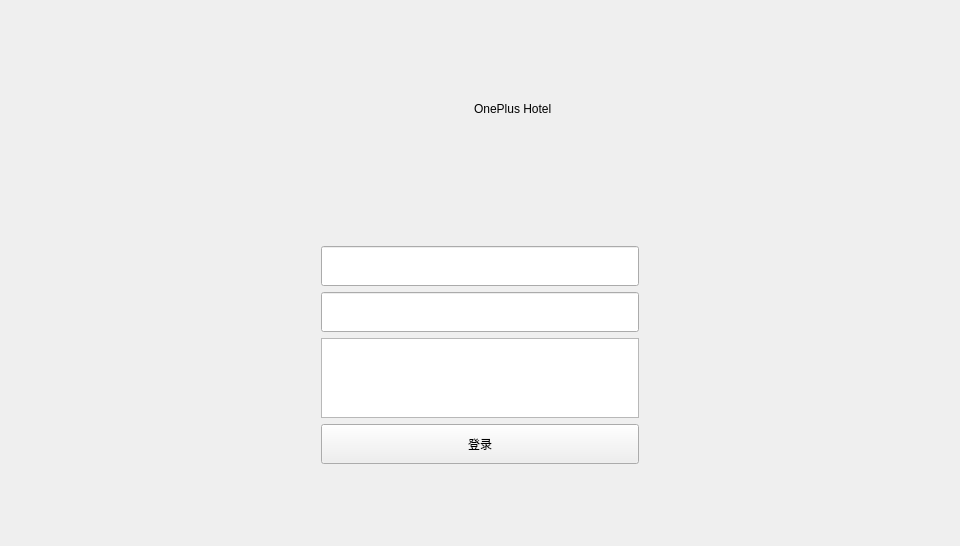
<?xml version="1.0" encoding="UTF-8"?>
<ui version="4.0">
 <class>MainWindow</class>
 <widget class="QMainWindow" name="MainWindow">
  <property name="geometry">
   <rect>
    <x>0</x>
    <y>0</y>
    <width>960</width>
    <height>546</height>
   </rect>
  </property>
  <property name="windowTitle">
   <string>MainWindow</string>
  </property>
  <widget class="QWidget" name="centralwidget">
   <property name="minimumSize">
    <size>
     <width>960</width>
     <height>540</height>
    </size>
   </property>
   <layout class="QGridLayout" name="gridLayout">
    <item row="0" column="1">
     <spacer name="verticalSpacer_2">
      <property name="orientation">
       <enum>Qt::Vertical</enum>
      </property>
      <property name="sizeHint" stdset="0">
       <size>
        <width>20</width>
        <height>55</height>
       </size>
      </property>
     </spacer>
    </item>
    <item row="1" column="0">
     <spacer name="horizontalSpacer_4">
      <property name="orientation">
       <enum>Qt::Horizontal</enum>
      </property>
      <property name="sizeType">
       <enum>QSizePolicy::Fixed</enum>
      </property>
      <property name="sizeHint" stdset="0">
       <size>
        <width>294</width>
        <height>20</height>
       </size>
      </property>
     </spacer>
    </item>
    <item row="1" column="1">
     <widget class="QWidget" name="widget_3" native="true">
      <property name="sizePolicy">
       <sizepolicy hsizetype="Fixed" vsizetype="MinimumExpanding">
        <horstretch>0</horstretch>
        <verstretch>0</verstretch>
       </sizepolicy>
      </property>
      <property name="minimumSize">
       <size>
        <width>330</width>
        <height>385</height>
       </size>
      </property>
      <property name="maximumSize">
       <size>
        <width>660</width>
        <height>770</height>
       </size>
      </property>
      <layout class="QVBoxLayout" name="verticalLayout_2">
       <item>
        <widget class="QWidget" name="widget" native="true">
         <property name="minimumSize">
          <size>
           <width>330</width>
           <height>72</height>
          </size>
         </property>
         <layout class="QHBoxLayout" name="horizontalLayout">
          <item>
           <spacer name="horizontalSpacer_6">
            <property name="orientation">
             <enum>Qt::Horizontal</enum>
            </property>
            <property name="sizeHint" stdset="0">
             <size>
              <width>40</width>
              <height>20</height>
             </size>
            </property>
           </spacer>
          </item>
          <item>
           <widget class="QLabel" name="icon_login_title">
            <property name="minimumSize">
             <size>
              <width>50</width>
              <height>0</height>
             </size>
            </property>
            <property name="maximumSize">
             <size>
              <width>50</width>
              <height>50</height>
             </size>
            </property>
            <property name="text">
             <string/>
            </property>
           </widget>
          </item>
          <item>
           <spacer name="horizontalSpacer">
            <property name="orientation">
             <enum>Qt::Horizontal</enum>
            </property>
            <property name="sizeType">
             <enum>QSizePolicy::Minimum</enum>
            </property>
            <property name="sizeHint" stdset="0">
             <size>
              <width>10</width>
              <height>10</height>
             </size>
            </property>
           </spacer>
          </item>
          <item>
           <widget class="QLabel" name="text_login_title">
            <property name="sizePolicy">
             <sizepolicy hsizetype="Maximum" vsizetype="Preferred">
              <horstretch>0</horstretch>
              <verstretch>0</verstretch>
             </sizepolicy>
            </property>
            <property name="minimumSize">
             <size>
              <width>0</width>
              <height>0</height>
             </size>
            </property>
            <property name="layoutDirection">
             <enum>Qt::LeftToRight</enum>
            </property>
            <property name="text">
             <string>OnePlus Hotel</string>
            </property>
            <property name="scaledContents">
             <bool>false</bool>
            </property>
           </widget>
          </item>
          <item>
           <spacer name="horizontalSpacer_7">
            <property name="orientation">
             <enum>Qt::Horizontal</enum>
            </property>
            <property name="sizeHint" stdset="0">
             <size>
              <width>40</width>
              <height>20</height>
             </size>
            </property>
           </spacer>
          </item>
         </layout>
        </widget>
       </item>
       <item>
        <spacer name="verticalSpacer">
         <property name="orientation">
          <enum>Qt::Vertical</enum>
         </property>
         <property name="sizeType">
          <enum>QSizePolicy::Maximum</enum>
         </property>
         <property name="sizeHint" stdset="0">
          <size>
           <width>20</width>
           <height>20</height>
          </size>
         </property>
        </spacer>
       </item>
       <item>
        <widget class="QWidget" name="widget_2" native="true">
         <property name="minimumSize">
          <size>
           <width>330</width>
           <height>290</height>
          </size>
         </property>
         <layout class="QVBoxLayout" name="verticalLayout">
          <item>
           <layout class="QHBoxLayout" name="horizontalLayout_2">
            <item>
             <spacer name="horizontalSpacer_2">
              <property name="orientation">
               <enum>Qt::Horizontal</enum>
              </property>
              <property name="sizeHint" stdset="0">
               <size>
                <width>40</width>
                <height>20</height>
               </size>
              </property>
             </spacer>
            </item>
            <item>
             <widget class="QLabel" name="icon_inputboard">
              <property name="sizePolicy">
               <sizepolicy hsizetype="Minimum" vsizetype="Minimum">
                <horstretch>0</horstretch>
                <verstretch>0</verstretch>
               </sizepolicy>
              </property>
              <property name="minimumSize">
               <size>
                <width>60</width>
                <height>60</height>
               </size>
              </property>
              <property name="maximumSize">
               <size>
                <width>16777215</width>
                <height>16777215</height>
               </size>
              </property>
              <property name="text">
               <string/>
              </property>
              <property name="alignment">
               <set>Qt::AlignCenter</set>
              </property>
             </widget>
            </item>
            <item>
             <spacer name="horizontalSpacer_3">
              <property name="orientation">
               <enum>Qt::Horizontal</enum>
              </property>
              <property name="sizeHint" stdset="0">
               <size>
                <width>40</width>
                <height>20</height>
               </size>
              </property>
             </spacer>
            </item>
           </layout>
          </item>
          <item>
           <widget class="QLineEdit" name="input_account">
            <property name="minimumSize">
             <size>
              <width>0</width>
              <height>40</height>
             </size>
            </property>
           </widget>
          </item>
          <item>
           <widget class="QLineEdit" name="input_password">
            <property name="minimumSize">
             <size>
              <width>0</width>
              <height>40</height>
             </size>
            </property>
           </widget>
          </item>
          <item>
           <widget class="QTextEdit" name="text_tips">
            <property name="sizePolicy">
             <sizepolicy hsizetype="Expanding" vsizetype="Fixed">
              <horstretch>0</horstretch>
              <verstretch>0</verstretch>
             </sizepolicy>
            </property>
            <property name="minimumSize">
             <size>
              <width>0</width>
              <height>40</height>
             </size>
            </property>
            <property name="maximumSize">
             <size>
              <width>16777215</width>
              <height>80</height>
             </size>
            </property>
           </widget>
          </item>
          <item>
           <widget class="QPushButton" name="btn_login">
            <property name="minimumSize">
             <size>
              <width>0</width>
              <height>40</height>
             </size>
            </property>
            <property name="text">
             <string>登录</string>
            </property>
           </widget>
          </item>
         </layout>
        </widget>
       </item>
      </layout>
     </widget>
    </item>
    <item row="1" column="2">
     <spacer name="horizontalSpacer_5">
      <property name="orientation">
       <enum>Qt::Horizontal</enum>
      </property>
      <property name="sizeType">
       <enum>QSizePolicy::Fixed</enum>
      </property>
      <property name="sizeHint" stdset="0">
       <size>
        <width>294</width>
        <height>20</height>
       </size>
      </property>
     </spacer>
    </item>
    <item row="2" column="1">
     <spacer name="verticalSpacer_3">
      <property name="orientation">
       <enum>Qt::Vertical</enum>
      </property>
      <property name="sizeType">
       <enum>QSizePolicy::Expanding</enum>
      </property>
      <property name="sizeHint" stdset="0">
       <size>
        <width>20</width>
        <height>55</height>
       </size>
      </property>
     </spacer>
    </item>
   </layout>
  </widget>
 </widget>
 <resources/>
 <connections/>
</ui>
